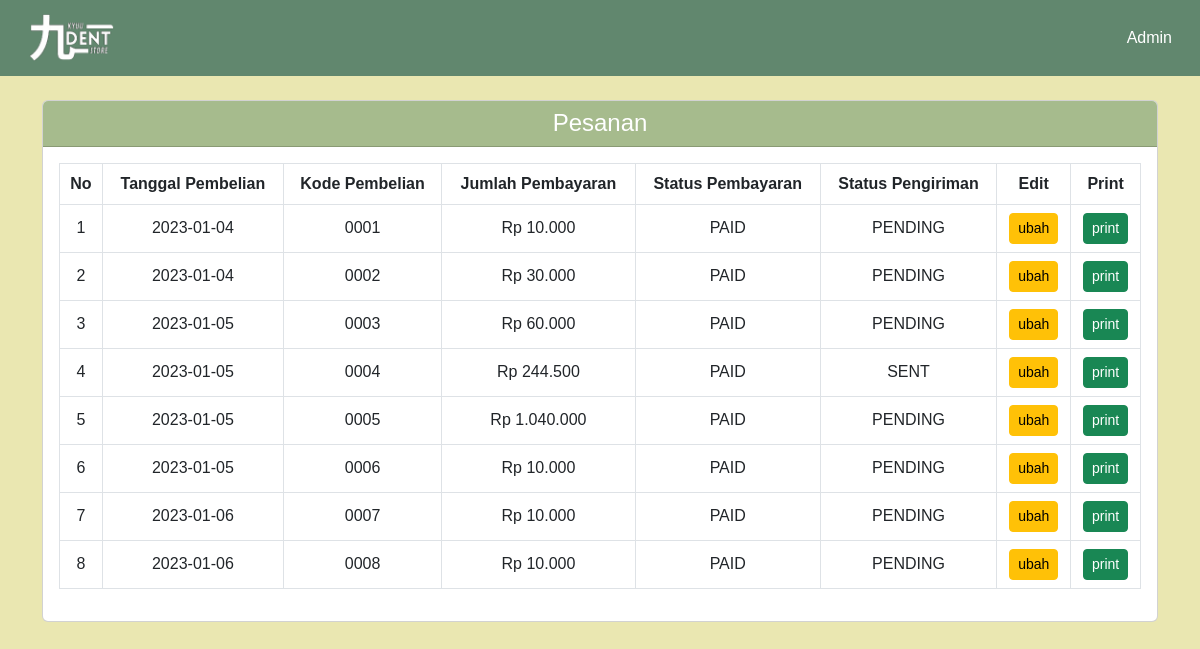
Before: /?p=adminPesanan (signed in) with the older database file.
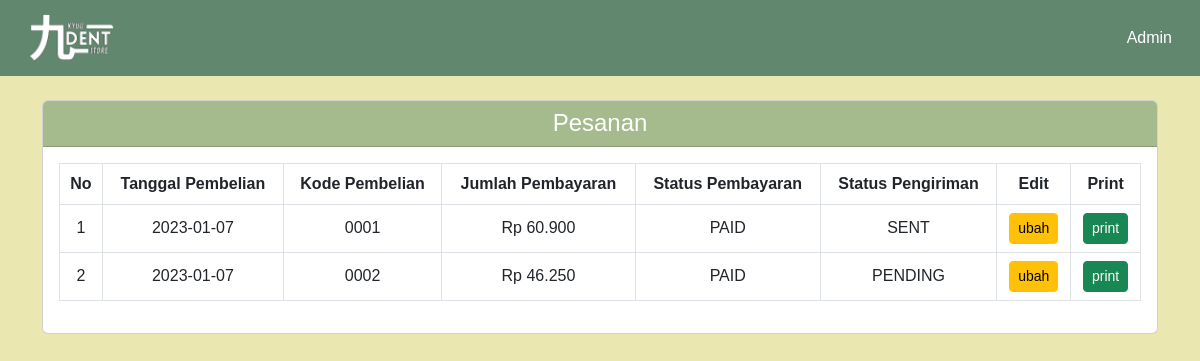
After: the same page with the newer database file.
### tables this page shows
CREATE TABLE `pembelian` (
  `id_pembelian` varchar(11) NOT NULL,
  `id_pelanggan` int(11) NOT NULL,
  `nama_owner` varchar(100) NOT NULL,
  `tanggal_pembelian` date NOT NULL,
  `total_pembelian` varchar(100) NOT NULL,
  `e-money` varchar(100) NOT NULL,
  `e-money_number` varchar(100) NOT NULL,
  `status_pembayaran` varchar(100) NOT NULL,
  `status_pembelian` varchar(100) NOT NULL
);

### page/adminPesanan.php (the view)
<div class="container">
    <div class="card col-12 p-0 detail">
        <div class="card-header bg-ijo2">
            <h4 class="card-title text-center mb-0 text-white">Pesanan</h4>
        </div>
        <div class="card-body">
            <table class="table table-bordered align-middle text-center">
                <thead>
                    <tr>
                        <th>No</th>
                        <th>Tanggal Pembelian</th>
                        <th>Kode Pembelian</th>
                        <th>Jumlah Pembayaran</th>
                        <th>Status Pembayaran</th>
                        <th>Status Pengiriman</th>
                        <th>Edit</th>
                        <th>Print</th>
                    </tr>
                </thead>
                <tbody>
                    <?php
                        $nomor = 1;
                        $ambil = $conn -> query("SELECT * FROM pembelian");
                        while($pisah = $ambil -> fetch_assoc()){?>
                        <tr>
                            <td><?= $nomor; ?></td>
                            <td><?= $pisah['tanggal_pembelian']; ?></td>
                            <td><?= $pisah['id_pembelian']; ?></td>
                            <td><?= 'Rp '.number_format($pisah['total_pembelian'],0,".",".").''; ?></td>
                            <td><?= $pisah['status_pembayaran']; ?></td>
                            <td><?= $pisah['status_pembelian']; ?></td>
                            <td>
                                <a href="?p=editPembelian&id=<?= $pisah['id_pembelian']; ?>" class="btn btn-warning btn-sm">ubah</a>
                            </td>
                            <td>
                               <a href="?p=printPembelian&id=<?= $pisah['id_pembelian']; ?>"  class="btn btn-success btn-sm">print</a>
                            </td>
                        </tr><?php
                        $nomor++;
                        }
                    ?>
                </tbody>
            </table>
        </div>
    </div>
</div>

Changed rows visible on the page:
removed pembelian: tanggal_pembelian "2023-01-05", id_pembelian "0003", total_pembelian "60.000", status_pembayaran "PAID", status_pembelian "PENDING"
removed pembelian: tanggal_pembelian "2023-01-05", id_pembelian "0004", total_pembelian "244.500", status_pembayaran "PAID", status_pembelian "SENT"
removed pembelian: tanggal_pembelian "2023-01-05", id_pembelian "0005", total_pembelian "1.040.000", status_pembayaran "PAID", status_pembelian "PENDING"
removed pembelian: tanggal_pembelian "2023-01-05", id_pembelian "0006", total_pembelian "10.000", status_pembayaran "PAID", status_pembelian "PENDING"
removed pembelian: tanggal_pembelian "2023-01-06", id_pembelian "0007", total_pembelian "10.000", status_pembayaran "PAID", status_pembelian "PENDING"
removed pembelian: tanggal_pembelian "2023-01-06", id_pembelian "0008", total_pembelian "10.000", status_pembayaran "PAID", status_pembelian "PENDING"
changed pembelian id 0001: tanggal_pembelian "2023-01-04" → "2023-01-07"; total_pembelian "10.000" → "60.900"; status_pembelian "PENDING" → "SENT"
changed pembelian "PENDING": tanggal_pembelian "2023-01-04" → "2023-01-07"; total_pembelian "30.000" → "46.250"
